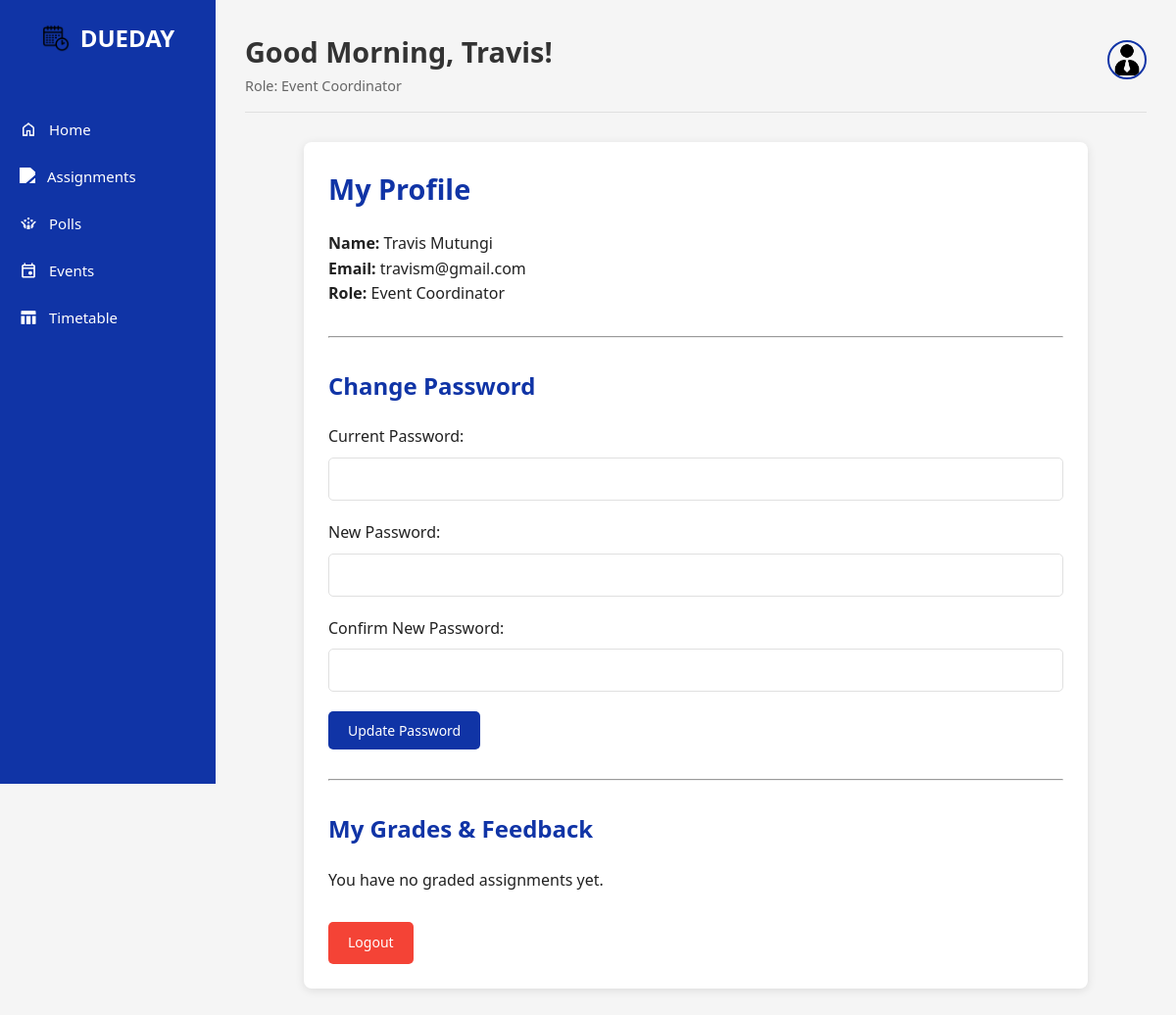
Page /profile.php (signed in) on the earlier database version.
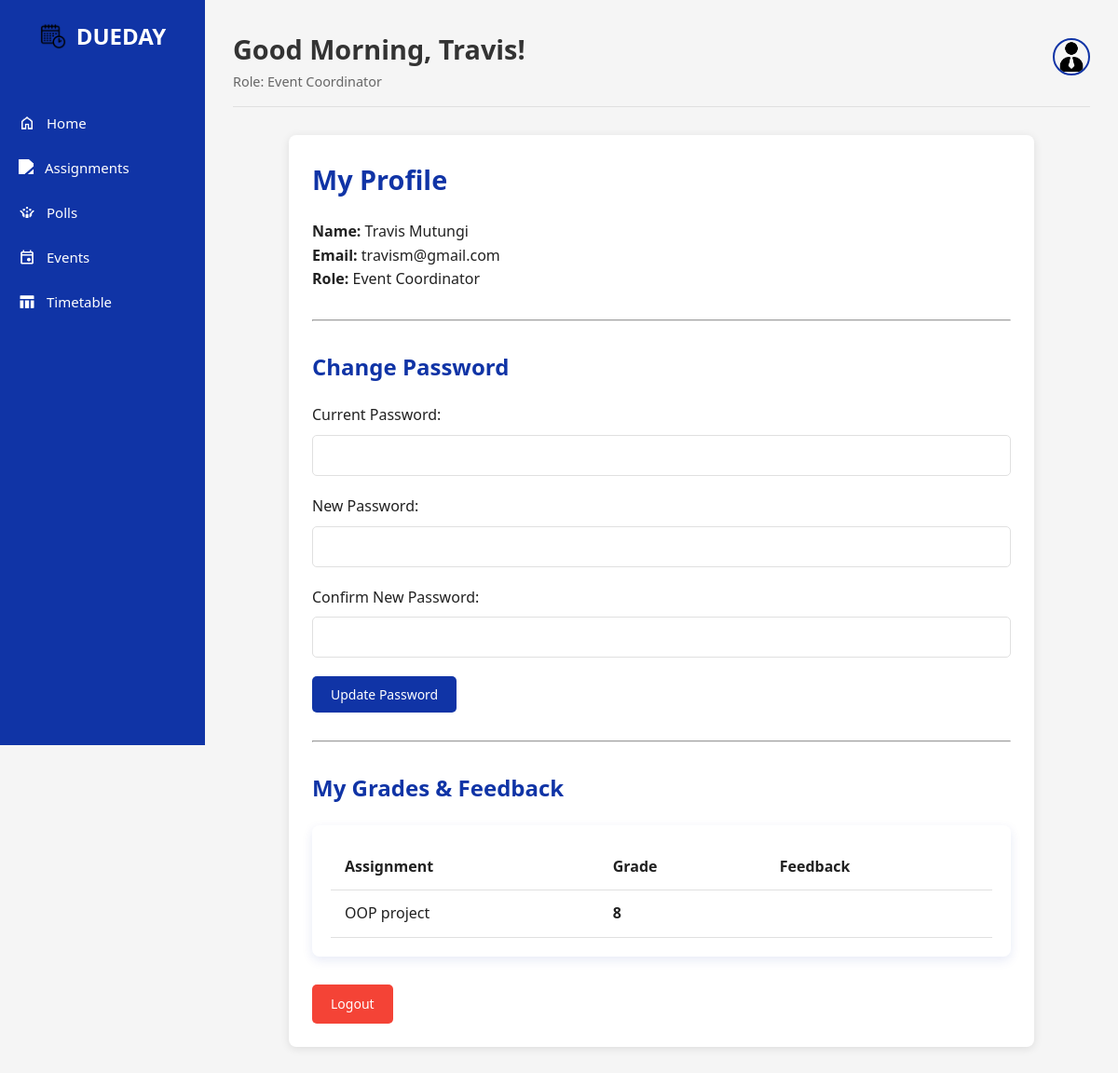
Same page on the later database version.
### tables this page shows
CREATE TABLE `assignment_submission_data` (
  `Submission_ID` int(11) NOT NULL,
  `Assignment_ID` int(11) NOT NULL,
  `User_ID` int(11) NOT NULL,
  `Submission_Date` datetime NOT NULL,
  `File_Path` varchar(255) NOT NULL,
  `Notes` text DEFAULT NULL,
  `Grade` varchar(10) DEFAULT NULL,
  `Feedback` text DEFAULT NULL
);

CREATE TABLE `assignments` (
  `Assignment_ID` int(11) NOT NULL,
  `Assignment_Creator_ID` int(11) NOT NULL,
  `Class_ID` int(11) DEFAULT NULL,
  `Assignment_Title` varchar(100) NOT NULL,
  `Assignment_Description` text DEFAULT NULL,
  `Assignment_DueDate` datetime NOT NULL,
  `Assignment_Marks` int(11) DEFAULT NULL,
  `Assignment_Instructions` text DEFAULT NULL
);

### profile.php (the view, shortened to what this page needs)
<?php
require_once 'templates/header.php';
$stmt_grades = $conn->prepare(
    "SELECT a.Assignment_Title, asd.Grade, asd.Feedback
     FROM assignment_submission_data asd
     JOIN assignments a ON asd.Assignment_ID = a.Assignment_ID
     WHERE asd.User_ID = ? AND asd.Grade IS NOT NULL AND asd.Grade != ''
     ORDER BY a.Assignment_Title ASC"
);
$stmt_grades->bind_param("i", $user_id);
$stmt_grades->execute();
$graded_assignments = $stmt_grades->get_result()->fetch_all(MYSQLI_ASSOC);
$stmt_user_details = $conn->prepare("SELECT L_Name, Email FROM Users WHERE User_ID = ?");
$stmt_user_details->bind_param("i", $user_id);
$stmt_user_details->execute();
$user_details = $stmt_user_details->get_result()->fetch_assoc();
?>
<div class="form-container" style="max-width: 800px; margin: auto;">
    <h2 class="section-title">My Profile</h2>
    <p><strong>Name:</strong> <?php echo htmlspecialchars($user_fname . ' ' . ($user_details['L_Name'] ?? '')); ?></p>
    <p><strong>Email:</strong> <?php echo htmlspecialchars($user_details['Email'] ?? ''); ?></p>
    <p><strong>Role:</strong> <?php echo htmlspecialchars($user_role); ?></p>
    <hr style="margin: 30px 0;">
    <h3 class="section-title" style="font-size: 1.5rem;">Change Password</h3>
    <form method="POST" action="profile.php">
        <div class="form-group">
            <label for="current_password">Current Password:</label>
            <input type="password" id="current_password" name="current_password" class="form-input" required>
        </div>
        <div class="form-group">
            <label for="new_password">New Password:</label>
            <input type="password" id="new_password" name="new_password" class="form-input" required>
        </div>
        <div class="form-group">
            <label for="confirm_password">Confirm New Password:</label>
            <input type="password" id="confirm_password" name="confirm_password" class="form-input" required>
        </div>
        <button type="submit" class="btn btn--primary">Update Password</button>
    </form>
    <hr style="margin: 30px 0;">
    <h3 class="section-title" style="font-size: 1.5rem;">My Grades & Feedback</h3>
    <?php if (empty($graded_assignments)): ?>
        <p>You have no graded assignments yet.</p>
    <?php else: ?>
        <div class="management-table">
            <table>
                <thead>
                    <tr>
                        <th>Assignment</th>
                        <th>Grade</th>
                        <th>Feedback</th>
                    </tr>
                </thead>
                <tbody>
                    <?php foreach ($graded_assignments as $item): ?>
                        <tr>
                            <td><?php echo htmlspecialchars($item['Assignment_Title']); ?></td>
                            <td><strong><?php echo htmlspecialchars($item['Grade']); ?></strong></td>
                            <td><?php echo nl2br(htmlspecialchars($item['Feedback'])); ?></td>
                        </tr>
                    <?php endforeach; ?>
                </tbody>
            </table>
        </div>
    <?php endif; ?>
    <div style="margin-top: 30px;">
         <a href="/dueday/auth/logout.php" class="btn btn--danger">Logout</a>
    </div>
</div>
<?php require_once 'templates/footer.php'; ?>

Differences in the rows shown:
now on this page (row edited): assignment_submission_data: Assignment_ID.Assignment_Title "OOP project", Grade "8"
Other differences:
text no longer shown: "You have no graded assignments yet."
text now shown: "Assignment Grade Feedback"
